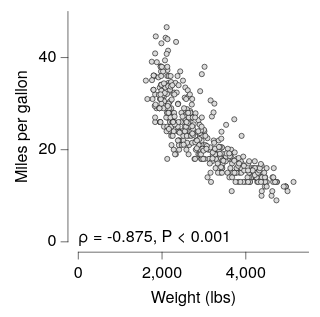

Describe this chart as a Vega-Lite specification.
### Vega-Lite specification from a JSON file in a GitHub repository (floating-point values rounded to 4 significant figures; data arrays with more than 128 entries replaced by an {"elided": "..."} marker saying what was removed)
{"background": null, "config": {"arc": {"fill": "#DBDBDB", "fillOpacity": 1.0, "innerRadius": 25.0, "padAngle": 0.03, "stroke": "black", "strokeOpacity": 1, "strokeWidth": 0.25}, "area": {"fill": "#DBDBDB", "fillOpacity": 1.0, "stroke": "black", "strokeOpacity": 1, "strokeWidth": 0.25}, "axis": {"domain": true, "domainCap": "round", "domainColor": "black", "domainWidth": 0.25, "grid": false, "gridCap": "round", "gridColor": "#F1F1F1", "gridDash": [0, 0], "gridOpacity": 1.0, "gridWidth": 0.25, "labelColor": "black", "labelFont": "Helvetica Neue", "labelFontSize": 7, "labelFontStyle": "normal", "labelFontWeight": 400, "offset": 4.5, "ticks": true, "tickCap": "round", "tickColor": "black", "tickRound": false, "tickSize": 3, "tickWidth": 0.25, "titleColor": "black", "titleFont": "Helvetica Neue", "titleFontSize": 7, "titleFontStyle": "normal", "titleFontWeight": 400}, "axisX": {"domain": true, "labelAlign": "center", "labelAngle": 0, "labels": true, "ticks": true, "translate": 0}, "axisY": {"domain": true, "labelAlign": "right", "labelAngle": 0, "labels": true, "ticks": true, "translate": 0}, "axisRight": {"domain": true, "labelAlign": "left", "labelAngle": 0, "labels": true, "ticks": true, "translate": 0}, "axisTop": {"domain": true, "labelAlign": "center", "labelAngle": 0, "labels": true, "ticks": true, "translate": 0}, "axisBand": {"tickOffset": 0}, "bar": {"fill": "#DBDBDB", "fillOpacity": 1.0, "stroke": "black", "strokeOpacity": 1, "strokeWidth": 0.25}, "boxplot": {"size": 9.0, "ticks": {"cornerRadius": 0.25, "fill": "black", "size": 4.5, "thickness": 0.25}, "box": {"fillOpacity": 1.0, "stroke": "black", "strokeOpacity": 1, "strokeWidth": 0.25}, "median": {"fill": "black", "fillOpacity": 1.0, "size": 9.0, "thickness": 0.25}, "rule": {"fill": "black", "fillOpacity": 1.0, "size": 10.0, "stroke": "black", "strokeDash": [0, 0], "strokeOpacity": 1, "strokeWidth": 0.25}, "outliers": {"color": "black", "fill": "black", "fillOpacity": 1.0, "size": 0, "stroke": "black", "strokeOpacity": 1, "strokeWidth": 0.25}}, "circle": {"fill": "black", "fillOpacity": 1.0, "size": 0.5, "stroke": null, "strokeOpacity": 1, "strokeWidth": 0.25}, "errorband": {"band": {"fillOpacity": 0.6, "stroke": null, "strokeWidth": 0.25, "strokeOpacity": 1}, "borders": {"opacity": 0, "strokeOpacity": 0.25, "strokeWidth": 1}}, "errorbar": {"opacity": 1, "rule": {"strokeDash": [0, 0], "strokeWidth": 0.25}, "ticks": {"color": "black", "cornerRadius": 0.125, "opacity": 1, "size": 6.0, "thickness": 0.25}, "thickness": 0.25}, "font": "Helvetica Neue", "geoshape": {"fill": "#DBDBDB", "fillOpacity": 1.0, "stroke": "black", "strokeOpacity": 1, "strokeWidth": 0.25}, "header": {"labelColor": "black", "labelFont": "Helvetica Neue", "labelFontSize": 7, "labelFontStyle": "normal", "labelFontWeight": 400, "titleColor": "black", "titleFont": "Helvetica Neue", "titleFontSize": 7, "titleFontStyle": "normal", "titleFontWeight": 400, "titlePadding": 0}, "legend": {"disable": false, "offset": 4.5, "titlePadding": 4, "labelOffset": 2, "gradientLabelOffset": 2, "gradientLength": 50.0, "gradientThickness": 5.0, "gradientOpacity": 1.0, "gradientStrokeColor": "black", "gradientStrokeWidth": 0.25, "labelColor": "black", "labelFont": "Helvetica Neue", "labelFontSize": 7, "labelFontStyle": "normal", "labelFontWeight": 400, "strokeColor": "black", "strokeWidth": 0, "symbolSize": 42, "symbolStrokeColor": "black", "symbolStrokeWidth": 0.25, "titleColor": "black", "titleFont": "Helvetica Neue", "titleFontSize": 7, "titleFontStyle": "normal", "titleFontWeight": 400}, "line": {"color": "black", "stroke": "black", "strokeCap": "round", "strokeDash": [0, 0], "strokeOpacity": 1, "strokeWidth": 0.375}, "point": {"filled": true, "fill": "#DBDBDB", "fillOpacity": 1.0, "size": 5.0, "stroke": "black", "strokeOpacity": 1, "strokeWidth": 0.25}, "range": {"category": ["#C6D9F1", "#F1C9CB", "#FEF0B9", "#CEE37A", "#7AA8E0", "#E589A3", "#FDDD5D", "#68B961", "#4177B1", "#C35082", "#E5C227", "#438156"], "diverging": {"scheme": ["#C35082", "#CE6D94", "#D989A7", "#E2A4BA", "#EABFCE", "#F1DBE2", "#F6F6F6", "#D7E0EB", "#B9CBE0", "#9BB6D5", "#7DA1C9", "#5F8CBD", "#4177B1"]}, "heatmap": {"scheme": ["#DFE9F7", "#C6D9F1", "#ADC8EC", "#94B8E6", "#7AA8E0", "#6097DA", "#4D87CA", "#4177B1", "#386898", "#2F597F", "#264A69", "#1D3A58"]}, "ordinal": {"scheme": ["#F1F1F1", "#DBDBDB", "#C6C6C6", "#B2B2B2", "#9D9D9D", "#898989", "#767676", "#636363", "#515151", "#404040", "#2F2F2F", "#1F1F1F"]}, "ramp": {"scheme": ["#DFE9F7", "#C6D9F1", "#ADC8EC", "#94B8E6", "#7AA8E0", "#6097DA", "#4D87CA", "#4177B1", "#386898", "#2F597F", "#264A69", "#1D3A58"]}}, "rule": {"color": "black", "stroke": "black", "strokeCap": "round", "strokeDash": [2, 2], "strokeOpacity": 1, "strokeWidth": 0.25}, "scale": {"bandPaddingInner": 0.1, "bandPaddingOuter": 0.1, "round": false}, "rect": {"fill": "#DBDBDB", "fillOpacity": 1.0, "stroke": "black", "strokeOpacity": 1, "strokeWidth": 0.25}, "square": {"fill": "#DBDBDB", "fillOpacity": 1.0, "size": 10.0, "stroke": "black", "strokeOpacity": 1, "strokeWidth": 0.25}, "text": {"color": "black", "font": "Helvetica Neue", "fontSize": 7, "fontStyle": "normal", "fontWeight": 400}, "title": {"anchor": "middle", "frame": "group", "color": "black", "font": "Helvetica Neue", "fontSize": 7, "fontStyle": "normal", "fontWeight": 400, "subtitleColor": "black", "subtitleFont": "Helvetica Neue", "subtitleFontSize": "Helvetica Neue", "subtitleFontStyle": "normal", "subtitleFontWeight": 400}, "view": {"continuousWidth": 100, "continuousHeight": 100, "discreteWidth": 100, "discreteHeight": 100, "fill": null, "stroke": null, "strokeWidth": 0.25}}, "layer": [{"data": {"name": "data-84942684f44a0939f6e50b33ec91a880"}, "mark": {"type": "point"}, "encoding": {"x": {"field": "Weight_in_lbs", "title": "Weight (lbs)", "type": "quantitative"}, "y": {"field": "Miles_per_Gallon", "title": "Miles per gallon", "type": "quantitative"}}}, {"layer": [{"mark": {"type": "text", "align": "left", "angle": 0, "baseline": "alphabetic", "dx": 0, "dy": 0, "fontSize": 7, "opacity": 1.0}, "encoding": {"text": {"value": "ρ = -0.875, P < 0.001"}, "x": {"value": 0}, "y": {"value": 100}}}], "data": {"values": [{"__dysonsphere__": 1}]}, "name": "__dysonsphere_d851b4cc00c66c37_17"}], "$schema": "https://vega.github.io/schema/vega-lite/v6.4.1.json", "datasets": {"data-84942684f44a0939f6e50b33ec91a880": {"elided": "398 records"}}}
